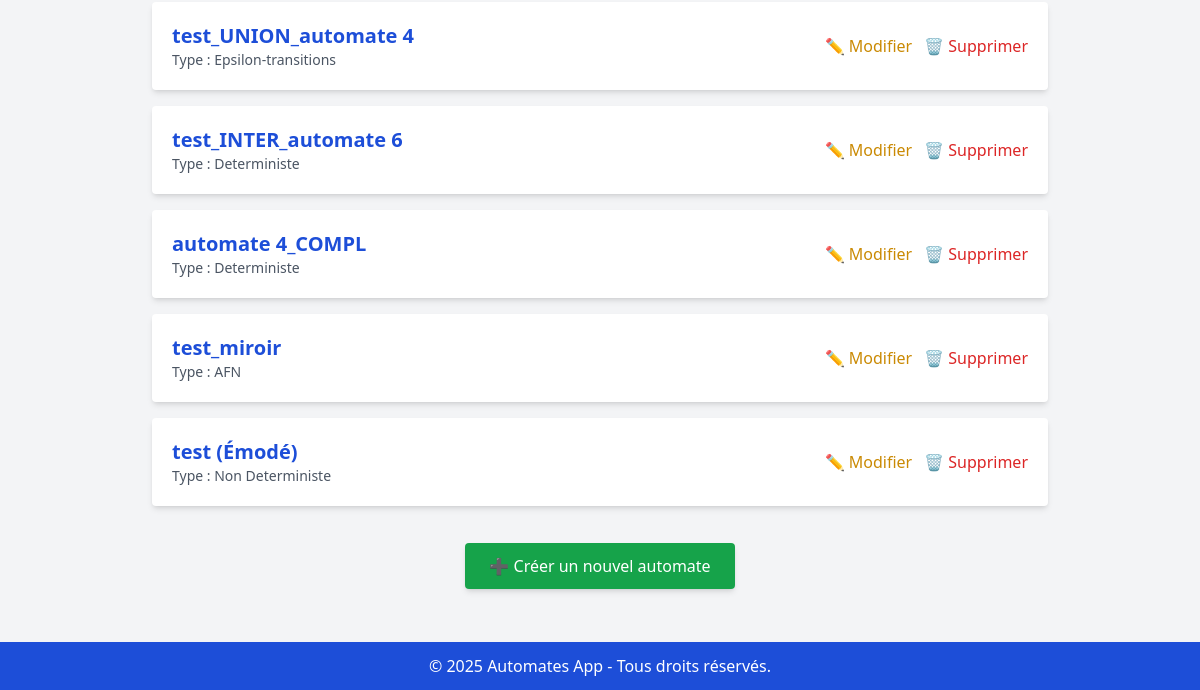
Page /automates/ (lower part) on the earlier database version.
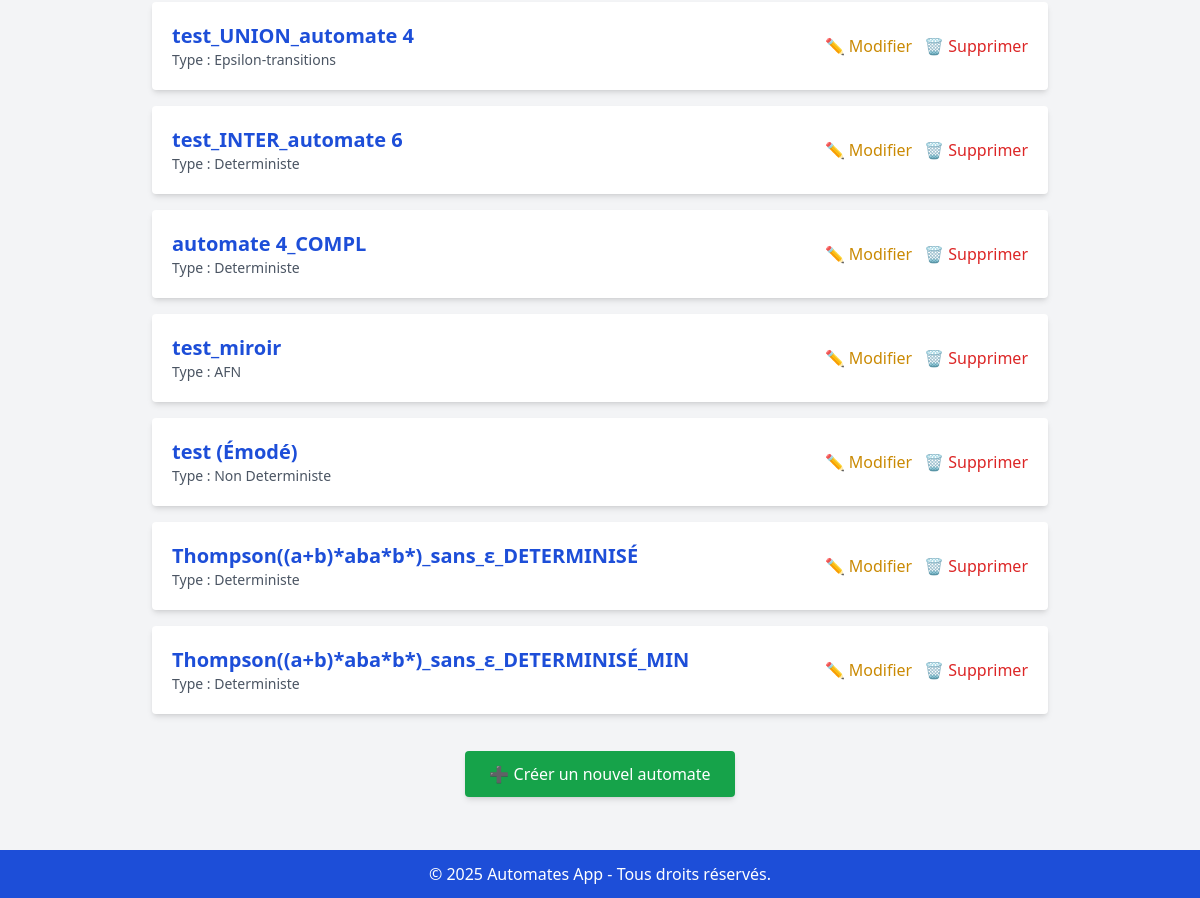
Same page on the later database version.
### Automates/models.py (models this page shows, shortened)
class Automate(models.Model):
    TYPE_CHOICES = [
        ('DFA', 'Deterministe'),
        ('NFA', 'Non Deterministe'),
        ('EFA', 'Epsilon-transitions'),
    ]
    nom = models.CharField(max_length=100)
    type = models.CharField(max_length=3, choices=TYPE_CHOICES, default='DFA')
    alphabet = models.CharField(max_length=100, help_text="Ex: a,b,c")

### Automates/views.py (the view)
# urls.py: path('', views.liste_automates, name='liste_automates'),
def liste_automates(request):
    automates = Automate.objects.all()
    return render(request, 'automates/liste.html', {'automates': automates})

### Automates/templates/automates/liste.html (shortened to what this page needs)
{% extends 'automates/base.html' %}
{% block content %}
<div class="max-w-4xl mx-auto space-y-6">
    {% if automates %}
        <div class="space-y-4">
            {% for automate in automates %}
                <div class="bg-white p-5 rounded shadow-md hover:shadow-lg transition flex flex-col sm:flex-row justify-between items-start sm:items-center gap-3">
                    <div>
                        <a href="{% url 'details_automate' automate.id %}" class="text-xl font-semibold text-blue-700 hover:underline">
                            {{ automate.nom }}
                        </a>
                        <p class="text-sm text-gray-600">Type : {{ automate.get_type_display }}</p>
                    </div>
                    <div class="flex gap-3">
                        <a href="{% url 'modifier_automate' automate.id %}"
                           class="text-yellow-600 hover:text-yellow-700 font-medium transition">✏️ Modifier</a>
                        <a href="{% url 'supprimer_automate' automate.id %}"
                           class="text-red-600 hover:text-red-700 font-medium transition delete-link">🗑 Supprimer</a>
                    </div>
                </div>
            {% endfor %}
        </div>
    {% else %}
        <div class="bg-white p-4 rounded shadow text-center text-gray-500">
            Aucun automate enregistré pour le moment.
        </div>
    {% endif %}
    <div class="text-center pt-6">
        <a href="{% url 'creer_automate' %}" class="bg-green-600 hover:bg-green-700 text-white px-6 py-3 rounded shadow-md transition">
            ➕ Créer un nouvel automate
        </a>
    </div>
</div>
{% endblock %}

Differences in the rows shown:
added Automate: nom "Thompson((a+b)*aba*b*)_sans_ε_DETERMINISÉ", type "Deterministe"
added Automate: nom "Thompson((a+b)*aba*b*)_sans_ε_DETERMINISÉ_MIN", type "Deterministe"
